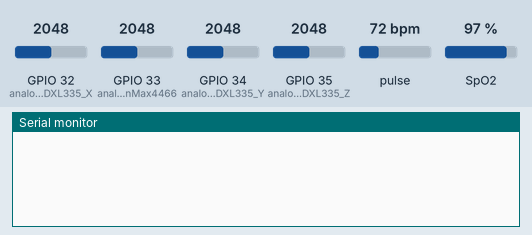
A sketch run on a simulated ESP32. On the bench: the last lines printed to the serial monitor. Inputs (shaded band) come from the test bench; at power-on: pulse 72 bpm, GPIO 32 (analogPinADXL335_X) = 2048, GPIO 33 (analogPinMax4466) = 2048, GPIO 34 (analogPinADXL335_Y) = 2048, GPIO 35 (analogPinADXL335_Z) = 2048, SpO2 97 %.

Above: at 2.2 s.
2.3 s: pulse set to 42 bpm
At 6.3 s:
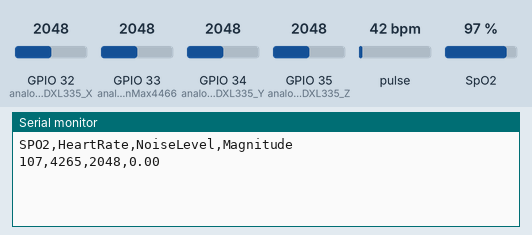
6.8 s: GPIO 32 (analogPinADXL335_X) set to 1560
At 10.9 s:
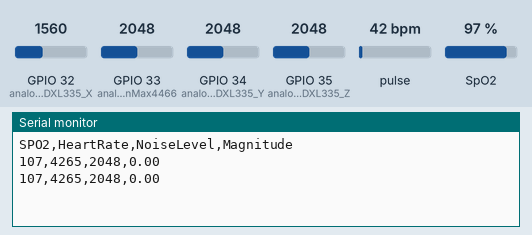
11.3 s: GPIO 33 (analogPinMax4466) set to 1560
At 14.4 s:
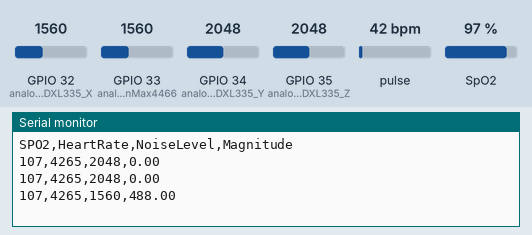
15.8 s: GPIO 34 (analogPinADXL335_Y) set to 1560
At 19.0 s:
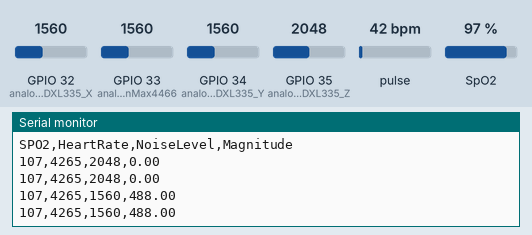
20.3 s: GPIO 35 (analogPinADXL335_Z) set to 1560
At 23.7 s:
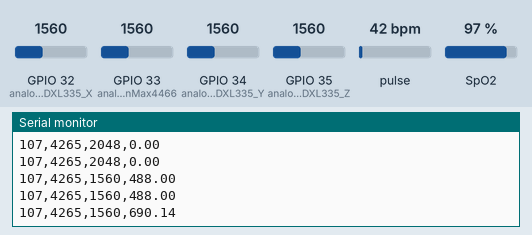
24.8 s: SpO2 set to 80 %
At 28.4 s:
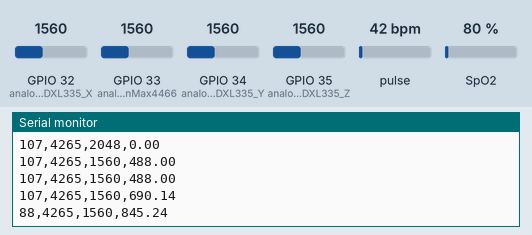
Timing chart, 0 to 29.9 s (numbered marks = the images above; inputs shaded):
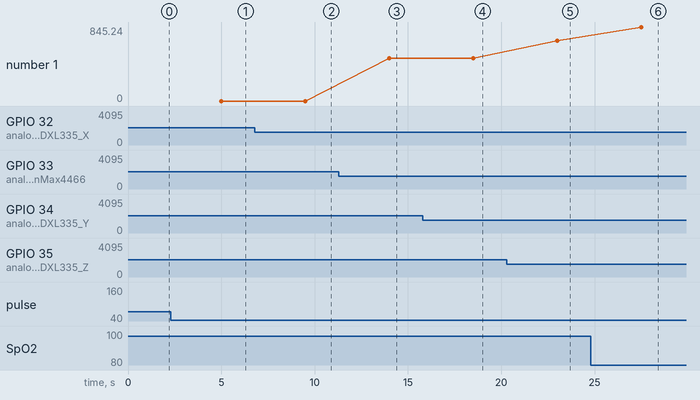

Measured:
- after the input at 2.3 s, the serial monitor: prints a new line after 2.7 s (image 1)
- after the input at 11.3 s, the serial monitor: prints a new line after 2.7 s (image 3)
- after the input at 24.8 s, the serial monitor: prints a new line after 2.7 s (image 6)

The sketch:

Final_sleep_without_php.ino
```cpp
#include <Wire.h>
#include <DFRobot_MAX30102.h>

DFRobot_MAX30102 particleSensor;

const int analogPinADXL335_X = 32;  // Analog pin for ADXL335 X-axis
const int analogPinADXL335_Y = 34;  // Analog pin for ADXL335 Y-axis
const int analogPinADXL335_Z = 35;  // Analog pin for ADXL335 Z-axis

const int analogPinMax4466 = 33;    // Analog pin for MAX4466 output
const int thresholdMax4466 = 1600;  // Adjust this threshold based on your requirements

int xZero, yZero, zZero;

void setup() {
  Serial.begin(115200);
  delay(1000);

  // Init ADXL335 accelerometer
  xZero = analogRead(analogPinADXL335_X);
  yZero = analogRead(analogPinADXL335_Y);
  zZero = analogRead(analogPinADXL335_Z);

  // Init MAX30102 sensor
  Wire.begin(21, 22);  // Use GPIO21 for SDA and GPIO22 for SCL
  while (!particleSensor.begin()) {
    Serial.println("MAX30102 was not found");
    delay(1000);
  }

  // Set MAX30102 sensor configuration
  particleSensor.sensorConfiguration(/*ledBrightness=*/50, /*sampleAverage=*/SAMPLEAVG_4, \
                                     /*ledMode=*/MODE_MULTILED, /*sampleRate=*/SAMPLERATE_100, \
                                     /*pulseWidth=*/PULSEWIDTH_411, /*adcRange=*/ADCRANGE_16384);
}

boolean topicPrinted = false;

void loop() {
  // ADXL335 accelerometer
  int xValueADXL335 = analogRead(analogPinADXL335_X) - xZero;
  int yValueADXL335 = analogRead(analogPinADXL335_Y) - yZero;
  int zValueADXL335 = analogRead(analogPinADXL335_Z) - zZero;

  // Calculate the magnitude of acceleration
  float magnitude = sqrt(pow(xValueADXL335, 2) + pow(yValueADXL335, 2) + pow(zValueADXL335, 2));

  // MAX30102 pulse oximeter
  int32_t SPO2;          // SPO2
  int8_t SPO2Valid;       // Flag to display if SPO2 calculation is valid
  int32_t heartRate;      // Heart-rate
  int8_t heartRateValid;  // Flag to display if heart-rate calculation is valid

  particleSensor.heartrateAndOxygenSaturation(/**SPO2=*/&SPO2, /**SPO2Valid=*/&SPO2Valid, /**heartRate=*/&heartRate, /**heartRateValid=*/&heartRateValid);

  // MAX4466 microphone
  int noiseLevelMax4466 = analogRead(analogPinMax4466);

  // Print the topic only once
  if (!topicPrinted) {
    Serial.println("SPO2,HeartRate,NoiseLevel,Magnitude");
    topicPrinted = true;
  }

  // Print all values in a single line for CSV format
  Serial.print(map(SPO2, 0, 90, 0, 100));  // Assuming the raw SpO2 value is in the range 0 to 1024
  Serial.print(",");
  Serial.print(heartRate);
  Serial.print(map(heartRate, 0, 170, 64, 70));
  Serial.print(",");
  Serial.print(noiseLevelMax4466);
  Serial.print(",");
  Serial.println(magnitude);

  delay(500);  // Adjust the delay based on your monitoring frequency
}
```
